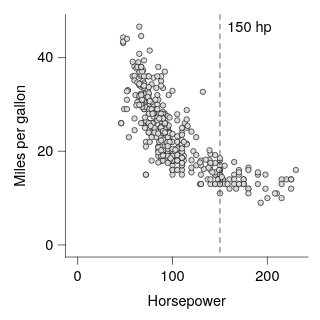

Source (Vega-Lite JSON):
### Vega-Lite specification from a JSON file in a GitHub repository (floating-point values rounded to 4 significant figures; data arrays with more than 128 entries replaced by an {"elided": "..."} marker saying what was removed)
{"background": null, "config": {"arc": {"fill": "#DBDBDB", "fillOpacity": 1.0, "innerRadius": 25.0, "padAngle": 0.03, "stroke": "black", "strokeOpacity": 1, "strokeWidth": 0.25}, "area": {"fill": "#DBDBDB", "fillOpacity": 1.0, "stroke": "black", "strokeOpacity": 1, "strokeWidth": 0.25}, "axis": {"domain": true, "domainCap": "round", "domainColor": "black", "domainWidth": 0.25, "grid": false, "gridCap": "round", "gridColor": "#F1F1F1", "gridDash": [0, 0], "gridOpacity": 1.0, "gridWidth": 0.25, "labelColor": "black", "labelFont": "Helvetica Neue, HelveticaNeue, Helvetica, Arial, sans-serif", "labelFontSize": 6, "labelFontStyle": "normal", "labelFontWeight": 400, "offset": 0, "ticks": true, "tickCap": "round", "tickColor": "black", "tickRound": false, "tickSize": 3.0, "tickWidth": 0.25, "titleColor": "black", "titleFont": "Helvetica Neue, HelveticaNeue, Helvetica, Arial, sans-serif", "titleFontSize": 6, "titleFontStyle": "normal", "titleFontWeight": 400}, "axisX": {"domain": true, "labelAlign": "center", "labelAngle": 0, "labels": true, "ticks": true, "translate": 0}, "axisY": {"domain": true, "labelAlign": "right", "labelAngle": 0, "labels": true, "ticks": true, "translate": 0}, "axisRight": {"domain": true, "labelAlign": "left", "labelAngle": 0, "labels": true, "ticks": true, "translate": 0}, "axisTop": {"domain": true, "labelAlign": "center", "labelAngle": 0, "labels": true, "ticks": true, "translate": 0}, "axisBand": {"tickOffset": 0}, "bar": {"fill": "#DBDBDB", "fillOpacity": 1.0, "stroke": "black", "strokeOpacity": 1, "strokeWidth": 0.25}, "boxplot": {"size": 9.0, "ticks": {"cornerRadius": 0.25, "fill": "black", "opacity": 1, "size": 4.5, "thickness": 0.25}, "box": {"fillOpacity": 1.0, "stroke": "black", "strokeOpacity": 1, "strokeWidth": 0.25}, "median": {"cornerRadius": 0, "fill": "black", "fillOpacity": 1.0, "opacity": 1, "size": 9.0, "thickness": 0.25}, "rule": {"fill": "black", "fillOpacity": 1.0, "size": 10.0, "stroke": "black", "strokeDash": [0, 0], "strokeOpacity": 1, "strokeWidth": 0.25}, "outliers": {"color": "black", "fill": "black", "fillOpacity": 1.0, "size": 0, "stroke": "black", "strokeOpacity": 1, "strokeWidth": 0.25}}, "circle": {"fill": "black", "fillOpacity": 1.0, "size": 1.25, "stroke": null, "strokeOpacity": 1, "strokeWidth": 0.25}, "errorband": {"band": {"fillOpacity": 0.6, "stroke": null, "strokeWidth": 0.25, "strokeOpacity": 1}, "borders": {"opacity": 0, "strokeOpacity": 1, "strokeWidth": 0.25}}, "errorbar": {"opacity": 1, "rule": {"strokeDash": [0, 0], "strokeWidth": 0.25}, "ticks": {"color": "black", "cornerRadius": 0.125, "opacity": 1, "size": 6.0, "thickness": 0.25}, "thickness": 0.25}, "font": "Helvetica Neue, HelveticaNeue, Helvetica, Arial, sans-serif", "geoshape": {"fill": "#DBDBDB", "fillOpacity": 1.0, "stroke": "black", "strokeOpacity": 1, "strokeWidth": 0.25}, "header": {"labelColor": "black", "labelFont": "Helvetica Neue, HelveticaNeue, Helvetica, Arial, sans-serif", "labelFontSize": 6, "labelFontStyle": "normal", "labelFontWeight": 400, "titleColor": "black", "titleFont": "Helvetica Neue, HelveticaNeue, Helvetica, Arial, sans-serif", "titleFontSize": 6, "titleFontStyle": "normal", "titleFontWeight": 400, "titlePadding": 0}, "legend": {"disable": false, "offset": 4.5, "titlePadding": 4, "labelOffset": 2, "gradientLabelOffset": 2, "columnPadding": 4, "rowPadding": 2, "gradientThickness": 5, "gradientOpacity": 1.0, "gradientStrokeColor": "black", "gradientStrokeWidth": 0.25, "labelColor": "black", "labelFont": "Helvetica Neue, HelveticaNeue, Helvetica, Arial, sans-serif", "labelFontSize": 6, "labelFontStyle": "normal", "labelFontWeight": 400, "strokeColor": "black", "strokeWidth": 0, "symbolSize": 36, "symbolStrokeColor": "black", "symbolStrokeWidth": 0.25, "titleColor": "black", "titleFont": "Helvetica Neue, HelveticaNeue, Helvetica, Arial, sans-serif", "titleFontSize": 6, "titleFontStyle": "normal", "titleFontWeight": 400}, "line": {"color": "black", "stroke": "black", "strokeCap": "butt", "strokeDash": [0, 0], "strokeOpacity": 1, "strokeWidth": 0.5}, "point": {"filled": true, "fill": "#DBDBDB", "fillOpacity": 1.0, "size": 5.0, "stroke": "black", "strokeOpacity": 1, "strokeWidth": 0.25}, "range": {"category": ["#9D9D9D", "#28287D", "#004225", "#47266F", "#00605D", "#DBDBDB", "#7983C1", "#6E927B", "#937FB4", "#699A97"], "diverging": {"scheme": ["#4F4265", "#6A5C82", "#85789D", "#A196B7", "#BDB5CE", "#D8D6DD", "#F6F6F6", "#CED8D7", "#9DBFBD", "#75A3A0", "#518683", "#326967", "#164D4B"]}, "heatmap": {"scheme": ["#440154", "#472270", "#433E82", "#38598C", "#2C728E", "#238A8D", "#24A086", "#39B578", "#5DC862", "#96D646", "#CAE02D", "#FDE724"]}, "ordinal": {"scheme": ["#F1F1F1", "#DBDBDB", "#C6C6C6", "#B2B2B2", "#9D9D9D", "#898989", "#767676", "#636363", "#515151", "#404040", "#2F2F2F", "#1F1F1F"]}, "ramp": {"scheme": ["#440154", "#472270", "#433E82", "#38598C", "#2C728E", "#238A8D", "#24A086", "#39B578", "#5DC862", "#96D646", "#CAE02D", "#FDE724"]}}, "rule": {"color": "black", "stroke": "black", "strokeCap": "round", "strokeDash": [2, 2], "strokeOpacity": 1, "strokeWidth": 0.25}, "scale": {"barBandPaddingInner": 0.1, "rectBandPaddingInner": 0, "tickBandPaddingInner": 0.1, "bandPaddingOuter": 0.1, "bandWithNestedOffsetPaddingInner": 0.2, "bandWithNestedOffsetPaddingOuter": 0.2, "offsetBandPaddingInner": 0, "offsetBandPaddingOuter": 0, "continuousPadding": 5.0, "round": false}, "rect": {"fill": "#DBDBDB", "fillOpacity": 1.0, "stroke": "black", "strokeOpacity": 1, "strokeWidth": 0.25}, "square": {"fill": "#DBDBDB", "fillOpacity": 1.0, "size": 10.0, "stroke": "black", "strokeOpacity": 1, "strokeWidth": 0.25}, "text": {"color": "black", "font": "Helvetica Neue, HelveticaNeue, Helvetica, Arial, sans-serif", "fontSize": 6, "fontStyle": "normal", "fontWeight": 400}, "tick": {"color": "black", "cornerRadius": 0.125, "opacity": 1.0, "size": 9.0, "thickness": 0.25}, "title": {"anchor": "middle", "frame": "group", "color": "black", "font": "Helvetica Neue, HelveticaNeue, Helvetica, Arial, sans-serif", "fontSize": 6, "fontStyle": "normal", "fontWeight": 400, "subtitleColor": "black", "subtitleFont": "Helvetica Neue, HelveticaNeue, Helvetica, Arial, sans-serif", "subtitleFontSize": 6, "subtitleFontStyle": "normal", "subtitleFontWeight": 400}, "trail": {"color": "black", "opacity": 1, "size": 0.5}, "view": {"continuousWidth": 100, "continuousHeight": 100, "discreteWidth": 100, "discreteHeight": 100, "fill": null, "stroke": null, "strokeWidth": 0.25}}, "layer": [{"data": {"name": "data-7285c4e2e195e5a75737a34913199f5f"}, "mark": {"type": "point"}, "encoding": {"x": {"field": "Horsepower", "type": "quantitative", "scale": {"nice": false}}, "y": {"field": "Miles_per_Gallon", "title": "Miles per gallon", "type": "quantitative", "scale": {"nice": false}}}}, {"layer": [{"data": {"values": [{"__dysonsphere__": 1}]}, "mark": {"type": "rule", "opacity": 1.0, "strokeDash": [2, 2]}, "encoding": {"x": {"datum": 150.0}}}, {"data": {"values": [{"__dysonsphere__": 1}]}, "mark": {"type": "text", "align": "left", "baseline": "top", "dx": 3, "dy": 0, "fontSize": 6}, "encoding": {"text": {"value": "150 hp"}, "x": {"datum": 150.0}, "y": {"value": 2}}}]}], "$schema": "https://vega.github.io/schema/vega-lite/v6.4.1.json", "datasets": {"data-7285c4e2e195e5a75737a34913199f5f": {"elided": "392 records"}}}
